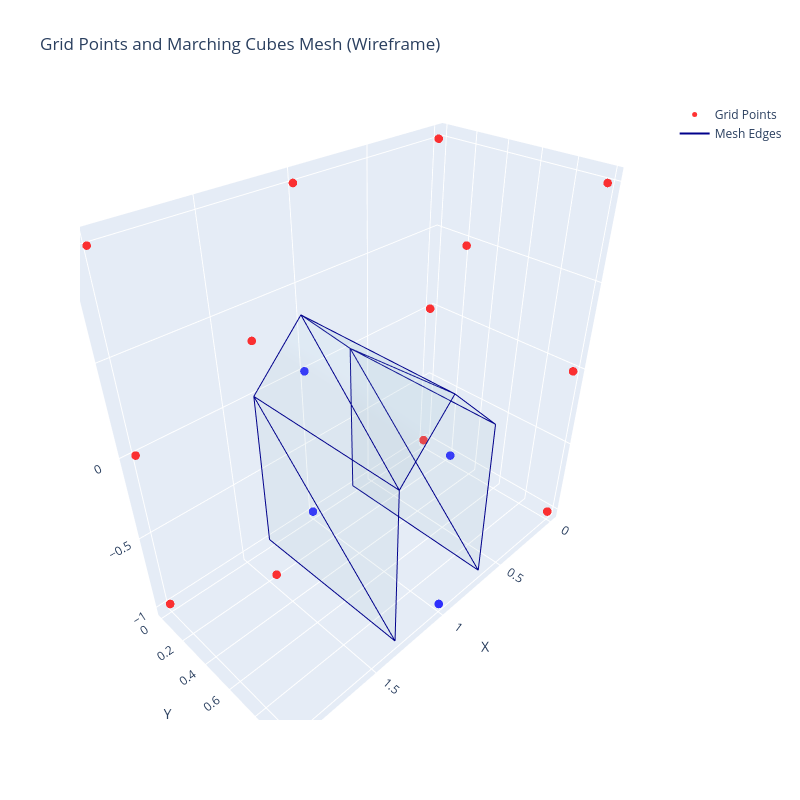

The cell this chart's notebook holds for it:
### Code cell
import plotly.graph_objects as go

# Create figure
fig = go.Figure()

# Create color array: red if value > iso, blue otherwise
colors = ['red' if v > iso else 'blue' for v in values]

# Add grid points as scatter plot
fig.add_trace(go.Scatter3d(
    x=grids[:, 0],
    y=grids[:, 1],
    z=grids[:, 2],
    mode='markers',
    marker=dict(size=5, color=colors, opacity=0.8),
    name='Grid Points'
))

# Add mesh as wireframe
# First, create the mesh surface with low opacity
fig.add_trace(go.Mesh3d(
    x=verts[:, 0],
    y=verts[:, 1],
    z=verts[:, 2],
    i=faces[:, 0],
    j=faces[:, 1],
    k=faces[:, 2],
    opacity=0.1,
    color='lightblue',
    showlegend=False
))

# Add wireframe edges
edges_x = []
edges_y = []
edges_z = []
for i, j, k in faces:
    # Edge 1: vertex i to j
    edges_x.extend([verts[i, 0], verts[j, 0], None])
    edges_y.extend([verts[i, 1], verts[j, 1], None])
    edges_z.extend([verts[i, 2], verts[j, 2], None])
    # Edge 2: vertex j to k
    edges_x.extend([verts[j, 0], verts[k, 0], None])
    edges_y.extend([verts[j, 1], verts[k, 1], None])
    edges_z.extend([verts[j, 2], verts[k, 2], None])
    # Edge 3: vertex k to i
    edges_x.extend([verts[k, 0], verts[i, 0], None])
    edges_y.extend([verts[k, 1], verts[i, 1], None])
    edges_z.extend([verts[k, 2], verts[i, 2], None])

fig.add_trace(go.Scatter3d(
    x=edges_x,
    y=edges_y,
    z=edges_z,
    mode='lines',
    line=dict(color='darkblue', width=2),
    name='Mesh Edges',
    showlegend=True
))

fig.update_layout(
    scene=dict(
        xaxis_title='X',
        yaxis_title='Y',
        zaxis_title='Z',
        aspectmode='data'
    ),
    title='Grid Points and Marching Cubes Mesh (Wireframe)',
    width=800,
    height=800
)

fig.show()

### Figure 1 — Plotly figure (JSON) as saved in the notebook; plotly's stock layout.template omitted (floating-point values rounded to 4 significant figures)
{"data": [{"marker": {"color": ["red", "blue", "red", "blue", "red", "red", "red", "red", "red", "red", "red", "red", "red", "blue", "red", "blue", "red", "red"], "opacity": 0.8, "size": 5}, "mode": "markers", "name": "Grid Points", "type": "scatter3d", "x": [0.0, 1.0, 0.0, 1.0, 0.0, 1.0, 0.0, 1.0, 2.0, 2.0, 2.0, 2.0, 0.0, 1.0, 0.0, 1.0, 2.0, 2.0], "y": [0.0, 0.0, 1.0, 1.0, 0.0, 0.0, 1.0, 1.0, 0.0, 1.0, 0.0, 1.0, 0.0, 0.0, 1.0, 1.0, 0.0, 1.0], "z": [0.0, 0.0, 0.0, 0.0, 1.0, 1.0, 1.0, 1.0, 0.0, 0.0, 1.0, 1.0, -1.0, -1.0, -1.0, -1.0, -1.0, -1.0]}, {"color": "lightblue", "i": [0, 3, 4, 1, 6, 7, 8, 9], "j": [1, 1, 3, 3, 0, 0, 9, 4], "k": [2, 0, 5, 4, 7, 2, 5, 5], "opacity": 0.1, "showlegend": false, "type": "mesh3d", "x": [0.6667, 1.0, 0.6667, 1.0, 1.333, 1.333, 0.6667, 0.6667, 1.333, 1.333], "y": [0.0, 1.0, 1.0, 0.0, 1.0, 0.0, 0.0, 1.0, 0.0, 1.0], "z": [0.0, 0.3333, 0.0, 0.3333, 0.0, 0.0, -1.0, -1.0, -1.0, -1.0]}, {"line": {"color": "darkblue", "width": 2}, "mode": "lines", "name": "Mesh Edges", "showlegend": true, "type": "scatter3d", "x": [0.6667, 1, null, 1, 0.6667, null, 0.6667, 0.6667, null, 1, 1, null, 1, 0.6667, null, 0.6667, 1, null, 1.333, 1, null, 1, 1.333, null, 1.333, 1.333, null, 1, 1, null, 1, 1.333, null, 1.333, 1, null, 0.6667, 0.6667, null, 0.6667, 0.6667, null, 0.6667, 0.6667, null, 0.6667, 0.6667, null, 0.6667, 0.6667, null, 0.6667, 0.6667, null, 1.333, 1.333, null, 1.333, 1.333, null, 1.333, 1.333, null, 1.333, 1.333, null, 1.333, 1.333, null, 1.333, 1.333, null], "y": [0, 1, null, 1, 1, null, 1, 0, null, 0, 1, null, 1, 0, null, 0, 0, null, 1, 0, null, 0, 0, null, 0, 1, null, 1, 0, null, 0, 1, null, 1, 1, null, 0, 0, null, 0, 1, null, 1, 0, null, 1, 0, null, 0, 1, null, 1, 1, null, 0, 1, null, 1, 0, null, 0, 0, null, 1, 1, null, 1, 0, null, 0, 1, null], "z": [0, 0.3333, null, 0.3333, 0, null, 0, 0, null, 0.3333, 0.3333, null, 0.3333, 0, null, 0, 0.3333, null, 0, 0.3333, null, 0.3333, 0, null, 0, 0, null, 0.3333, 0.3333, null, 0.3333, 0, null, 0, 0.3333, null, -1, 0, null, 0, -1, null, -1, -1, null, -1, 0, null, 0, 0, null, 0, -1, null, -1, -1, null, -1, 0, null, 0, -1, null, -1, 0, null, 0, 0, null, 0, -1, null]}], "layout": {"height": 800, "scene": {"aspectmode": "data", "xaxis": {"title": {"text": "X"}}, "yaxis": {"title": {"text": "Y"}}, "zaxis": {"title": {"text": "Z"}}}, "title": {"text": "Grid Points and Marching Cubes Mesh (Wireframe)"}, "width": 800}}
